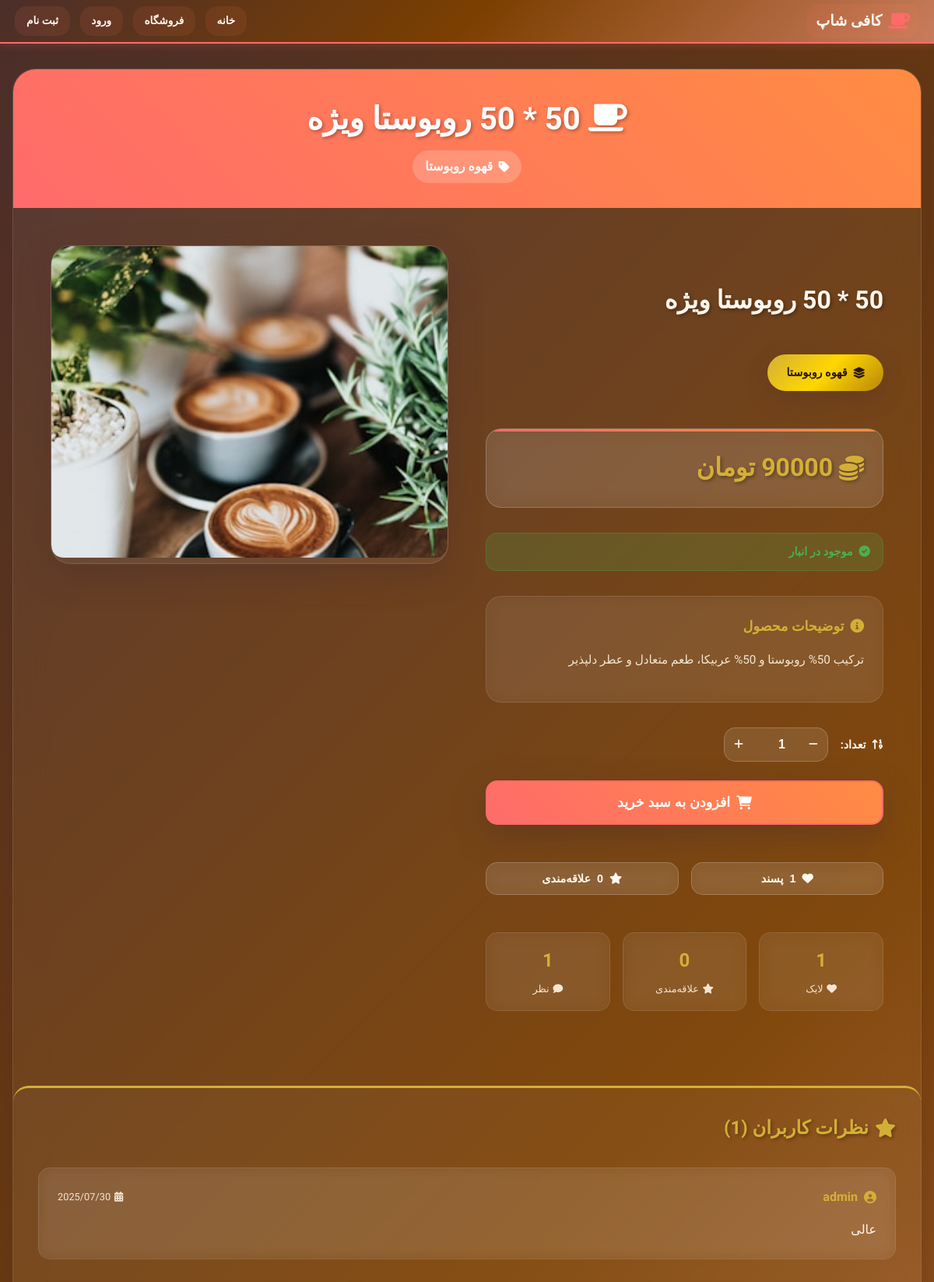
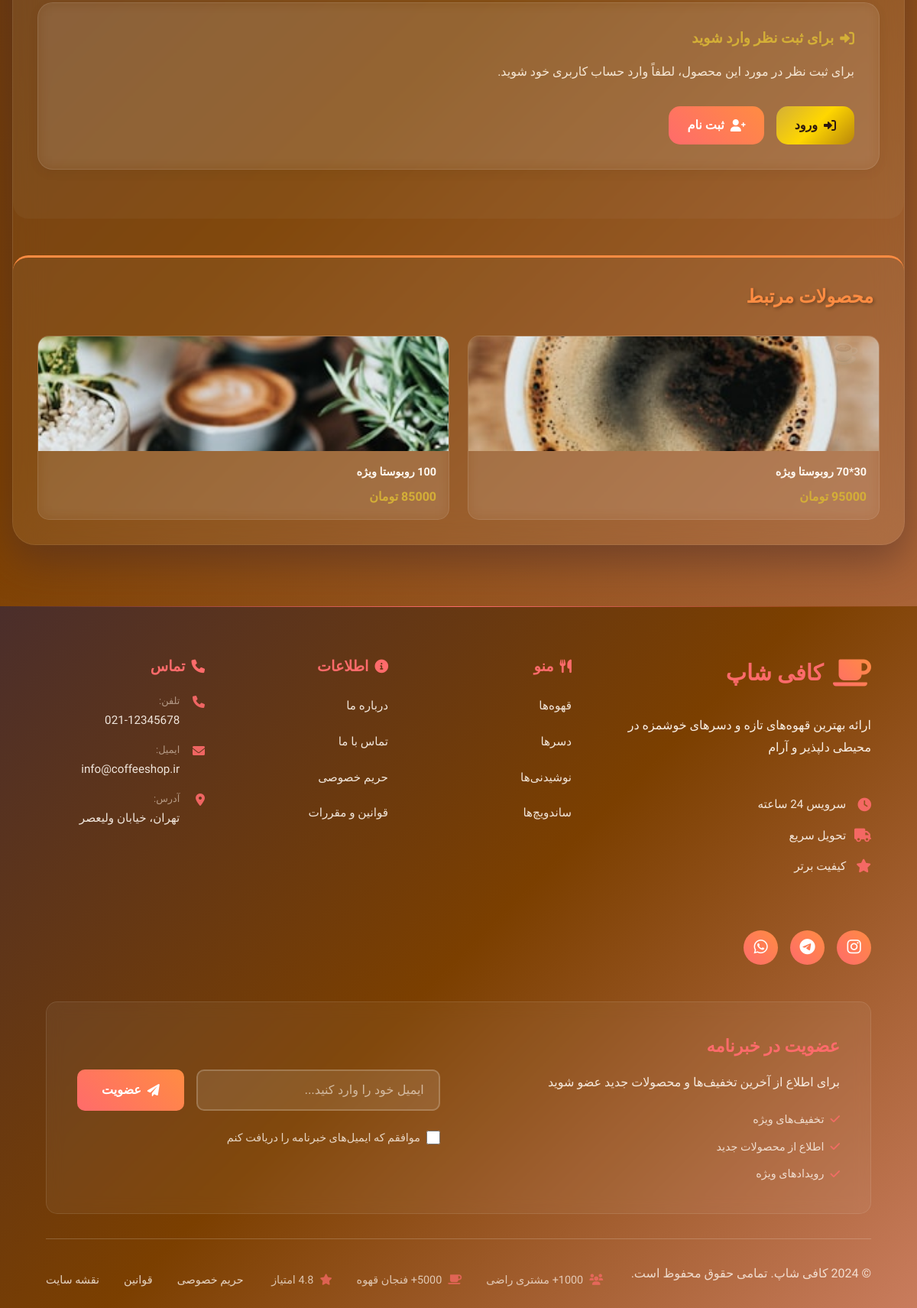
Screenshot of /shop/product/3/ with the database file from the repository (2 pictures, top to bottom).
### shop/models.py (models this page shows, shortened)
class Product(models.Model):
    name = models.CharField(max_length=200, db_index=True)
    description = models.TextField()
    price = models.DecimalField(max_digits=10, decimal_places=2, db_index=True)
    image = models.ImageField(upload_to='products/', blank=True, null=True)
    category = models.ForeignKey(Category, on_delete=models.CASCADE, db_index=True)
    stock = models.IntegerField(default=0, db_index=True)
    featured = models.BooleanField(default=False, verbose_name='ویژه', db_index=True)
    created_at = models.DateTimeField(auto_now_add=True, db_index=True)
    updated_at = models.DateTimeField(auto_now=True)
    class Meta:
        ordering = ['-created_at']
        indexes = [
            models.Index(fields=['category', '-created_at']),
            models.Index(fields=['featured', '-created_at']),
            models.Index(fields=['price']),
        ]

class Category(models.Model):
    name = models.CharField(max_length=100)
    description = models.TextField(blank=True)
    image = models.ImageField(upload_to='categories/', blank=True, null=True)
    parent = models.ForeignKey('self', null=True, blank=True, related_name='children', on_delete=models.CASCADE)

class Comment(models.Model):
    product = models.ForeignKey(Product, related_name='comments', on_delete=models.CASCADE)
    user = models.ForeignKey(settings.AUTH_USER_MODEL, on_delete=models.CASCADE)
    text = models.TextField()
    created_at = models.DateTimeField(auto_now_add=True)

### shop/views.py (the view, shortened to what this page needs)
# urls.py: path('product/<int:product_id>/', views.product_detail, name='product_detail'),
@monitor_performance
@view_error_handler
def product_detail(request, product_id):
    with LoggingContext('product_detail', request.user, {'product_id': product_id}):
        product = get_object_or_404(
            Product.objects.select_related('category'),
            id=product_id
        )
        comments = optimize_queryset(
            Comment.objects.filter(product=product).order_by('-created_at'),
            select_related=['user']
        )
        related_products = optimize_queryset(
            Product.objects.filter(category=product.category)
            .exclude(id=product.id)
            .order_by('-featured', '-created_at')[:4],
            select_related=['category']
        )
    like_count = ProductLike.objects.filter(product=product).count()
    user_liked = False
    if request.user.is_authenticated:
        user_liked = ProductLike.objects.filter(product=product, user=request.user).exists()
    user_favorites = set()
    user_favorited = False
    if request.user.is_authenticated:
        user_favorites = set(ProductFavorite.objects.filter(
            user=request.user
        ).values_list('product_id', flat=True))
        user_favorited = product.id in user_favorites
    cart_quantity = 0
    context = {
        'product': product,
        'comments': comments,
        'reviews': comments,  # For template compatibility
        'related_products': related_products,
        'like_count': like_count,
        'total_likes': like_count,
        'total_favorites': product.favorites.count(),
        'total_reviews': comments.count(),
        'user_liked': user_liked,
        'user_favorited': user_favorited,
        'user_favorites': user_favorites,
        'cart_quantity': cart_quantity,
        'available_stock': max(0, product.stock - cart_quantity),
    }
    return render(request, 'shop/product_detail.html', context)

### shop/templates/shop/product_detail.html (shortened to what this page needs)
{% extends 'shop/base.html' %}
{% load static %}
{% block content %}
<div class="coffee-background">
    <div class="steam-particle"></div>
    <div class="steam-particle"></div>
    <div class="steam-particle"></div>
    <div class="steam-particle"></div>
</div>
<div class="product-detail-container">
    <div class="product-wrapper coffee-beans">
        <div class="product-header">
            <h1><i class="fas fa-coffee"></i> {{ product.name }}</h1>
            <div class="category-badge">
                <i class="fas fa-tag"></i> {{ product.category.name }}
            </div>
        </div>
        <div class="product-main">
            <div class="product-features">
                <h2 class="product-title">{{ product.name }}</h2>
                <div class="product-category">
                    <i class="fas fa-layer-group"></i>
                    {{ product.category.name }}
                </div>
                <div class="price-container">
                    <div class="product-price">
                        <i class="fas fa-coins"></i>
                        {{ product.price|floatformat:0 }} تومان
                    </div>
                </div>
                <div class="stock-status {% if product.stock > 10 %}in-stock{% elif product.stock > 0 %}low-stock{% else %}out-of-stock{% endif %}">
                    {% if product.stock > 10 %}
                        <i class="fas fa-check-circle"></i> موجود در انبار
                    {% elif product.stock > 0 %}
                        <i class="fas fa-exclamation-triangle"></i> کم موجودی ({{ product.stock }} عدد باقی‌مانده)
                    {% else %}
                        <i class="fas fa-times-circle"></i> ناموجود
                    {% endif %}
                </div>
                <div class="description-container">
                    <div class="description-title">
                        <i class="fas fa-info-circle"></i>
                        توضیحات محصول
                    </div>
                    <div class="product-description">{{ product.description }}</div>
                </div>
                <div class="product-actions">
                    <div class="quantity-section">
                        <div class="quantity-label">
                            <i class="fas fa-sort-numeric-up"></i>
                            تعداد:
                        </div>
                        <div class="quantity-controls">
                            <button class="quantity-btn" onclick="changeQuantity(-1)" type="button">
                                <i class="fas fa-minus"></i>
                            </button>
                            <input type="number" id="quantity-input" class="quantity-input" value="1" min="1" max="{{ available_stock }}">
                            <button class="quantity-btn" onclick="changeQuantity(1)" type="button">
                                <i class="fas fa-plus"></i>
                            </button>
                        </div>
                    </div>
                    <button id="add-to-cart-btn" class="add-to-cart-btn" onclick="addToCart()" {% if product.stock == 0 %}disabled{% endif %} type="button">
                        <i class="fas fa-shopping-cart"></i>
                        {% if product.stock == 0 %}
                            ناموجود
                        {% else %}
                            افزودن به سبد خرید
                        {% endif %}
                    </button>
                </div>
                <div class="social-actions">
                    <button id="like-btn" class="social-btn like-btn {% if user_liked %}liked{% endif %}" onclick="toggleLike()" type="button">
                        <i class="fas fa-heart"></i>
                        <span id="like-count">{{ total_likes }}</span>
                        پسند
                    </button>
                    <button id="favorite-btn" class="social-btn favorite-btn {% if user_favorited %}favorited{% endif %}" onclick="toggleFavorite()" type="button">
                        <i class="fas fa-star"></i>
                        <span id="favorite-count">{{ total_favorites }}</span>
                        علاقه‌مندی
                    </button>
                </div>
                <div class="product-stats">
                    <div class="stat-item">
                        <div class="stat-number" id="stat-likes">{{ total_likes }}</div>
                        <div class="stat-label">
                            <i class="fas fa-heart"></i>
                            لایک
                        </div>
                    </div>
                    <div class="stat-item">
                        <div class="stat-number" id="stat-favorites">{{ total_favorites }}</div>
                        <div class="stat-label">
                            <i class="fas fa-star"></i>
                            علاقه‌مندی
                        </div>
                    </div>
                    <div class="stat-item">
                        <div class="stat-number" id="stat-reviews">{{ total_reviews }}</div>
                        <div class="stat-label">
                            <i class="fas fa-comment"></i>
                            نظر
                        </div>
                    </div>
                </div>
            </div>
            <div class="product-image-side">
                <div class="main-image-container">
                    {% if product.image %}
                        <img src="{{ product.image.url }}" alt="{{ product.name }}" class="main-image">
                    {% else %}
                        <div style="width: 100%; height: 400px; background: var(--gradient-primary); display: flex; align-items: center; justify-content: center; color: var(--coffee-gold); font-size: 5rem;">
                            <i class="fas fa-coffee"></i>
                        </div>
                    {% endif %}
                </div>
            </div>
        </div>
        <div class="reviews-section">
            <h3 class="reviews-title">
                <i class="fas fa-star"></i>
                نظرات کاربران ({{ total_reviews }})
            </h3>
            {% if reviews %}
                {% for review in reviews %}
                <div class="review-item">
                    <div class="review-header">
                        <span class="reviewer-name">
                            <i class="fas fa-user-circle"></i>
                            {{ review.user.username }}
                        </span>
                        <span class="review-date">
                            <i class="fas fa-calendar-alt"></i>
                            {{ review.created_at|date:"Y/m/d" }}
                        </span>
                    </div>
                    <p class="review-text">{{ review.text }}</p>
                </div>
                {% endfor %}
            {% endif %}
            {% if user.is_authenticated %}
            <div class="comment-form">
                <h3>
                    <i class="fas fa-pen"></i>
                    نظر خود را بنویسید
                </h3>
                <form method="post">
                    {% csrf_token %}
                    <textarea name="text" class="comment-textarea" placeholder="نظر خود را در مورد این محصول بنویسید..." required></textarea>
                    <button type="submit" class="comment-submit-btn">
                        <i class="fas fa-paper-plane"></i>
                        ثبت نظر
                    </button>
                </form>
            </div>
            {% else %}
            <div class="comment-form">
                <h3>
                    <i class="fas fa-sign-in-alt"></i>
                    برای ثبت نظر وارد شوید
                </h3>
                <p style="color: var(--coffee-light); margin-bottom: 1rem;">
                    برای ثبت نظر در مورد این محصول، لطفاً وارد حساب کاربری خود شوید.
                </p>
                <div style="display: flex; gap: 1rem;">
                    <a href="{% url 'login' %}" class="comment-submit-btn" style="text-decoration: none; display: inline-flex; align-items: center; gap: 0.5rem;">
                        <i class="fas fa-sign-in-alt"></i>
                        ورود
                    </a>
                    <a href="{% url 'signup' %}" class="comment-submit-btn" style="text-decoration: none; display: inline-flex; align-items: center; gap: 0.5rem; background: var(--gradient-accent); color: white;">
                        <i class="fas fa-user-plus"></i>
                        ثبت نام
                    </a>
                </div>
            </div>
            {% endif %}
        </div>
        {% if related_products %}
        <div class="related-products">
            <h3 class="related-title">
                محصولات مرتبط
            </h3>
            <div class="related-grid">
                {% for related in related_products %}
                <div class="related-item" onclick="location.href='{% url 'product_detail' related.id %}'">
                    <div class="related-item-image">
                        {% if related.image %}
                            <img src="{{ related.image.url }}" alt="{{ related.name }}">
                        {% else %}
                            <div style="width: 100%; height: 100%; background: var(--gradient-primary); display: flex; align-items: center; justify-content: center; color: var(--coffee-gold); font-size: 2rem;">
                                <i class="fas fa-coffee"></i>
                            </div>
                        {% endif %}
                    </div>
                    <div class="related-item-info">
                        <div class="related-item-name">{{ related.name }}</div>
                        <div class="related-item-price">{{ related.price|floatformat:0 }} تومان</div>
                    </div>
                </div>
                {% endfor %}
            </div>
        </div>
        {% endif %}
    </div>
</div>
{% endblock %}

### rows the page displays
Product: name "50 * 50 روبوستا ویژه", category.name "قهوه روبوستا", price "90000", description "ترکیب 50% روبوستا و 50% عربیکا، طعم متعادل و عطر دلپذیر", image (picture)
Comment: user.username "admin", created_at "2025/07/30", text "عالی"
Product: image (picture), name "30*70 روبوستا ویژه"
Product: image (picture), name "100 روبوستا ویژه"

### other values shown
{{ total_likes }} "1"
{{ total_favorites }} "0"
{{ total_reviews }} "1"
